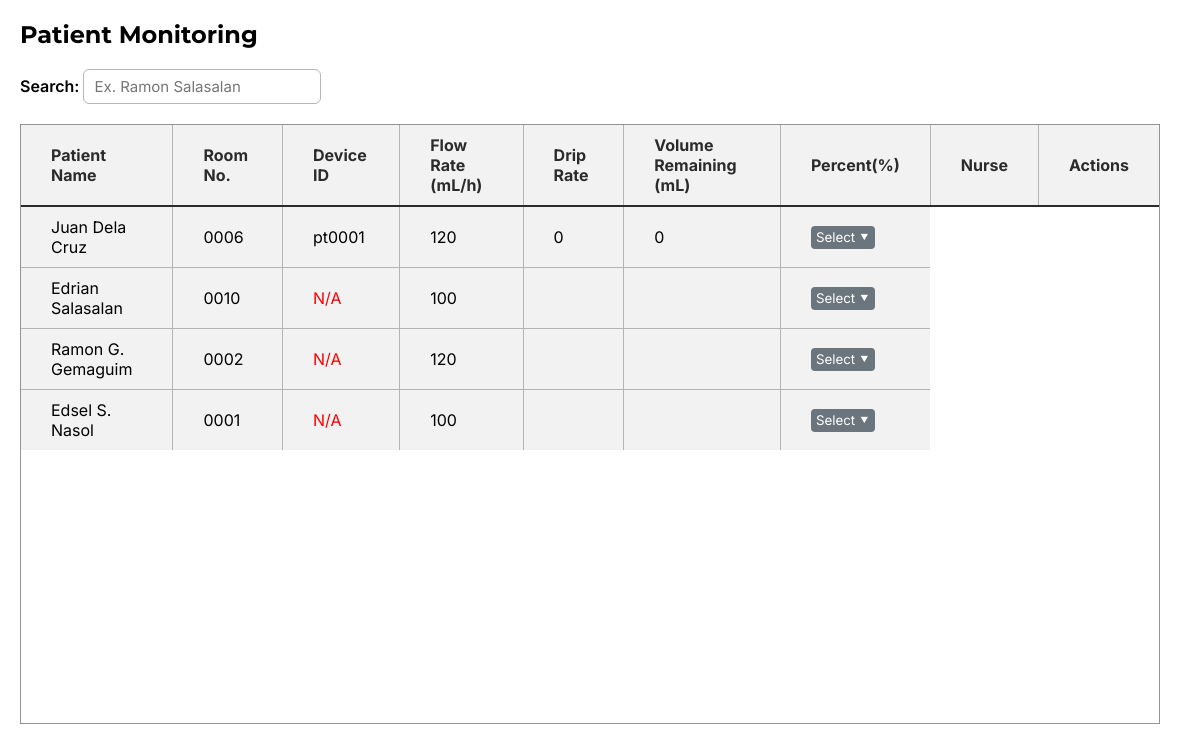
The page /admin/monitoring.php (signed in) on the database as committed earlier.
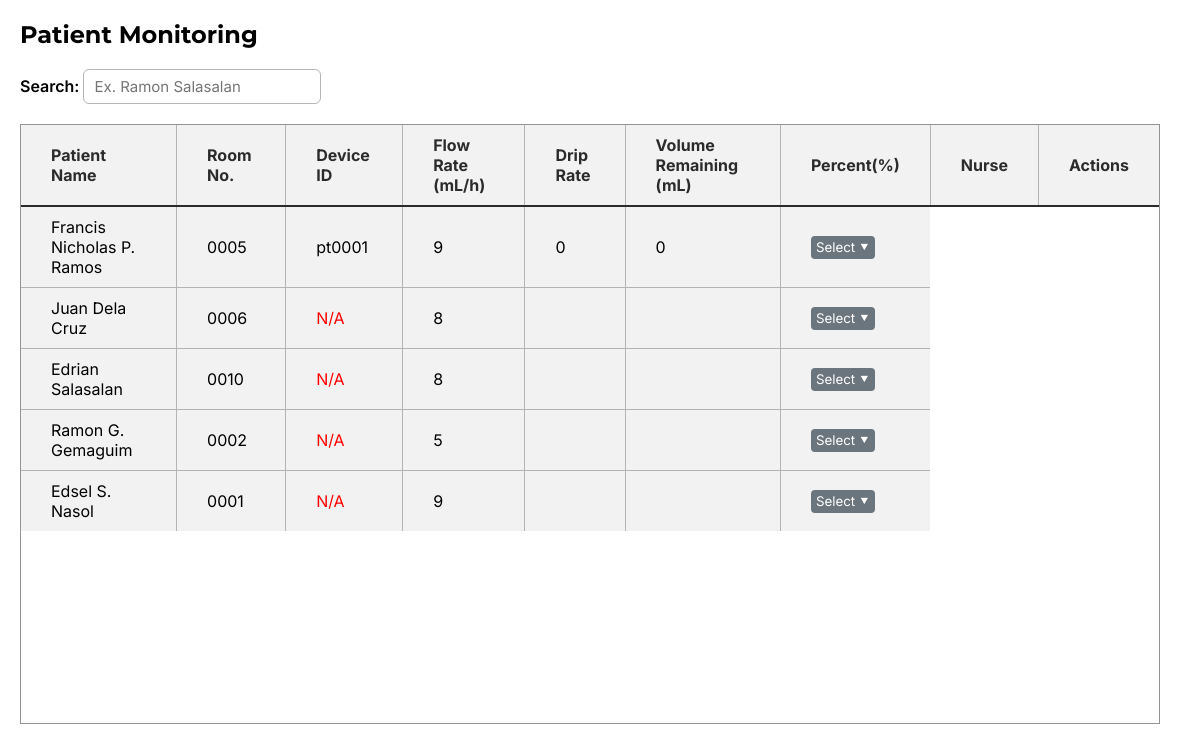
The same page on the database as committed later.
### tables this page shows
CREATE TABLE `doc_orders` (
  `id` int(11) NOT NULL,
  `patient_name` varchar(255) NOT NULL,
  `room_number` varchar(10) NOT NULL,
  `iv_fluid_name` varchar(255) NOT NULL,
  `volume` int(10) NOT NULL,
  `flow_rate` int(10) NOT NULL,
  `answer` varchar(4) NOT NULL,
  `drop_factor` varchar(5) NOT NULL,
  `minutes` varchar(10) NOT NULL,
  `drip_rate_answer` varchar(10) NOT NULL,
  `incorp` varchar(255) NOT NULL,
  `ivf_no` varchar(255) NOT NULL,
  `date_started` varchar(255) NOT NULL,
  `time_started` varchar(255) NOT NULL DEFAULT '''current_timestamp()''',
  `date_consumed` varchar(255) NOT NULL,
  `time_consumed` varchar(255) NOT NULL,
  `nurse` varchar(255) NOT NULL,
  `device_id` varchar(50) NOT NULL
);

CREATE TABLE `iv_data` (
  `device_id` varchar(50) NOT NULL,
  `liter` float NOT NULL,
  `percent` int(11) NOT NULL,
  `flow_rate_sensor` int(11) NOT NULL,
  `time` timestamp NOT NULL DEFAULT current_timestamp() ON UPDATE current_timestamp()
);

### admin/function/monitoring/monitored_patient.php (the view, shortened to what this page needs)
<?php
include 'db.php';
$sql = "SELECT do.id,
               do.patient_name,
               do.device_id,
               do.room_number,
               do.iv_fluid_name,
               do.volume,
               do.flow_rate,
               do.answer,
               do.drop_factor,
               do.minutes,
               do.drip_rate_answer,
               do.incorp,
               do.ivf_no,
               do.date_started,
               do.time_started,
               do.date_consumed,
               do.time_consumed,
               do.nurse,
               iv.device_id, iv.liter, iv.percent
        FROM doc_orders do
        LEFT JOIN iv_data iv ON do.device_id = iv.device_id
        ORDER BY do.id DESC";
$result = $conn->query($sql);
if ($result && $result->num_rows > 0) {
    while ($row = $result->fetch_assoc()) {
        echo "<tr>";
        echo "<td>" . htmlspecialchars($row['patient_name']) . "</td>";
        echo "<td>" . htmlspecialchars($row['room_number']) . "</td>";
        echo "<td>" . (empty($row['device_id']) ? "<p style='color: red;'>N/A</p>" : htmlspecialchars($row['device_id'])) . "</td>";
        echo "<td>" . htmlspecialchars($row['flow_rate']) . "</td>";
        echo "<td>" . htmlspecialchars($row['liter']) . "</td>";
        echo "<td>" . htmlspecialchars($row['percent']) . "</td>";
        echo "<td>
                <div class='dropdown'>
                    <button class='dropdown-button' onclick='toggleDropdown(event)'>Select &#11206;</button>
                    <div class='dropdown-menu'>
                        <a href='#' onclick=\"openEditModal(
                            '{$row['id']}',
                            '{$row['patient_name']}',
                            '{$row['room_number']}',
                            '{$row['iv_fluid_name']}',
                            '{$row['volume']}',
                            '{$row['flow_rate']}',
                            '{$row['drop_factor']}',
                            '{$row['minutes']}',
                            '{$row['drip_rate_answer']}',
                            '{$row['incorp']}',
                            '{$row['ivf_no']}',
                            '{$row['date_started']}',
                            '{$row['time_started']}',
                            '{$row['date_consumed']}',
                            '{$row['time_consumed']}',
                            '{$row['nurse']}',
                            '{$row['device_id']}'
                        )\">View</a>
                        <a href='function/discharge/discharge.php?id={$row['id']}' onclick='return confirm(\"Are you sure to DISCHARGE this patient?\");'>Discharge</a>
                    </div>
                </div>
              </td>";
        echo "</tr>";
    }
} else {
    echo "<tr><td colspan='6' style='color: red;'>No patients found</td></tr>";
}
?>

### admin/monitoring.php (shortened to what this page needs)
<!DOCTYPE html>
<html lang="en">
<head>
    <link rel="stylesheet" href="../assets/monitor.css">
    <link rel="stylesheet" href="../assets/visible_placeholder/search_highlight.css">
    <link rel="stylesheet" href="function/management/delete.css">
    <link rel="stylesheet" href="function/monitoring/view-details.css">
</head>
<body>
    <div class="container">
        <h2>Patient Monitoring</h2>
        <div class="searchbar">
            <span>Search: <input type="text" id="searchInput" placeholder="Ex. Ramon Salasalan" onkeyup="searchTable()" class="bar"></span>
        </div>
        <div class="table">
            <table id="patientTable">
                <tr>
                    <th>Patient Name</th>
                    <th>Room No.</th>
                    <th>Device ID</th>
                    <th>Flow Rate (mL/h)</th>
                    <th>Drip Rate</th>
                    <th>Volume Remaining (mL)</th>
                    <th>Percent(%)</th>
                    <th>Nurse</th>
                    <th>Actions</th>
                </tr>
                <tbody id="real-time">
                    <?php include 'function/monitoring/monitored_patient.php'; ?>
                </tbody>
            </table>
        </div>
    </div>
</body>
</html>

### assets/monitor.css (style rules this page uses)
* { margin: 0; padding: 0; box-sizing: border-box; }
.container { margin: 20px 0 0 20px; width: 95%; }
.searchbar { font-family: 'Montserrat', system-ui, -apple-system, BlinkMacSystemFont, 'Segoe UI', Roboto, Oxygen, Ubuntu, Cantarell, 'Open Sans', 'Helvetica Neue', sans-serif; font-weight: 600; }
.table { height: 600px; border: hidden; overflow-y: auto; border: 1px solid #949494; }
table { font-family: 'Inter', system-ui, -apple-system, BlinkMacSystemFont, 'Segoe UI', Roboto, Oxygen, Ubuntu, Cantarell, 'Open Sans', 'Helvetica Neue', sans-serif; border: none; border-collapse: collapse; border-radius: 6px; width: 100%; }
td, th { border: 1px solid #b4b4b4; padding: 10px 30px 10px 30px; background-color: #f2f2f2; }
th { border-bottom: 2px solid; color: #2b2b2b; text-align: left; }
tr:first-child th { border-top: none; }
tr:last-child td { border-bottom: none; }
td:first-child, th:first-child { border-left: none; }
td:last-child, th:last-child { border-right: none; }
.top, .searchbar, .table { margin-bottom: 40px; }

### admin/function/management/delete.css (style rules this page uses)
.dropdown { position: relative; display: inline-block; }
.dropdown-button { padding: 3px 5px 3px 5px; cursor: pointer; border: none; background-color: #6b757d; color: white; border-radius: 4px; }

### admin/function/monitoring/view-details.css (style rules this page uses)
* { margin: 0; padding: 0; box-sizing: border-box; font-family: 'Inter', system-ui, -apple-system, BlinkMacSystemFont, 'Segoe UI', Roboto, Oxygen, Ubuntu, Cantarell, 'Open Sans', 'Helvetica Neue', sans-serif; }
.container { margin: 20px 0 0 20px; }
h2 { font-family: 'Montserrat', system-ui, -apple-system, BlinkMacSystemFont, 'Segoe UI', Roboto, Oxygen, Ubuntu, Cantarell, 'Open Sans', 'Helvetica Neue', sans-serif; margin-bottom: 20px; }
.searchbar, .selected, .fluid, .dateStarted, .incorporation, .ivf_no, .consumed { margin-bottom: 20px; }
.bar { height: 35px; }
input { font-size: 15px; height: 35px; padding: 10px; border-radius: 6px; border: 1px solid #b6b6b6; }

Rows that differ between the two databases and show on the page:
added doc_orders: patient_name "Francis Nicholas P. Ramos", room_number "0005", device.device_id "pt0001", flow_rate "9", device.liter "0", device.percent "0"
changed doc_orders "Juan Dela Cruz": flow_rate "120" → "8"; device.device_id "pt0001" → (not shown); device.liter "0" → (not shown); device.percent "0" → (not shown); now shows "N/A"
changed doc_orders "Edrian Salasalan": flow_rate "100" → "8"
changed doc_orders "Ramon G. Gemaguim": flow_rate "120" → "5"
changed doc_orders "Edsel S. Nasol": flow_rate "100" → "9"
